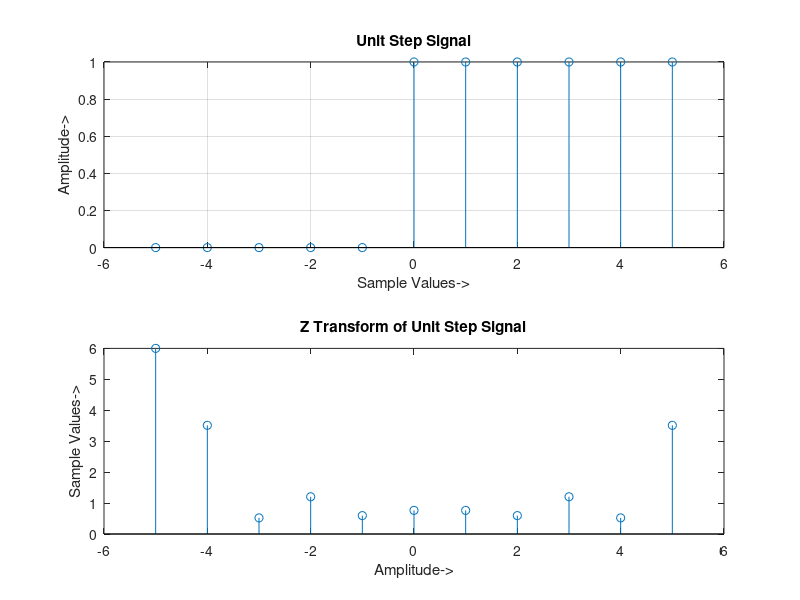

MATLAB code for this plot:
%discrete unit step signal fourier transform
N = -5 : 5;
a = [zeros(1, 5) ones(1, 6)];
N = length(a);
disp('The Length of the Sequence of [a] is: ');
disp(N);
for k = 1 : N
    y(k) = 0;
    for i = 1 : N
        y(k) = y(k) + a(i) * exp((-2 * pi * 1i / N) * ((i - 1) * (k - 1))); 
    end
end

k = 1 : N;
M = -5 : 5;
subplot(211);
stem(M, a);
grid;
xlabel('Sample Values->');
ylabel('Amplitude->');
title('Unit Step Signal');
disp('The Z Transform is');
disp(y(k));
subplot(212);
stem(M, abs(y(k)));
title('Z Transform of Unit Step Signal');
xlabel('Amplitude->');
ylabel('Sample Values->');